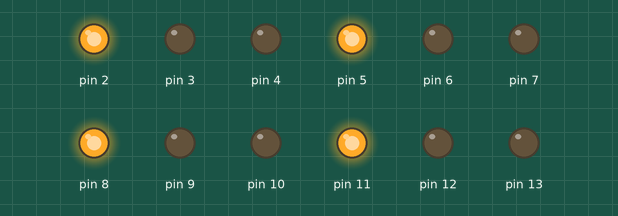
Simulated run of this sketch. Board: Arduino Uno, built with avr-gcc and run on an emulated ATmega328P. On the bench: output pins drawn as LEDs (lit = HIGH). Pins used as bus, display or sensor lines are not drawn.

Above: at 0.5 s.
At 1.5 s:
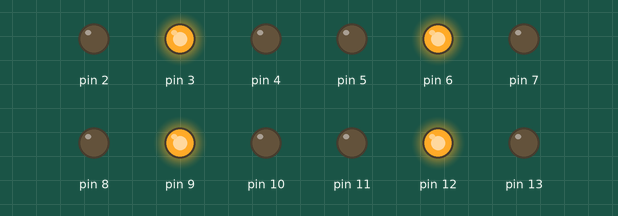
At 5.5 s:
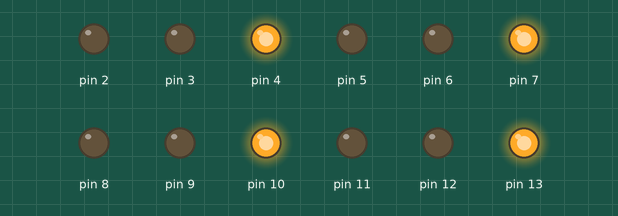
Timing chart, 0 to 6.9 s (numbered marks = the images above):
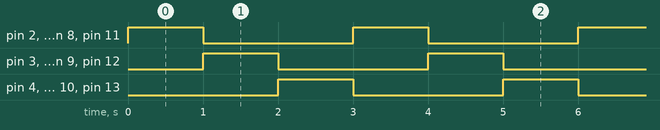

Measured:
- by itself, pin 2–13: alternates HIGH for 1.0 s and LOW for 2.0 s
- by itself, everything shown: repeats every 3.0 s, in 6 steps

The sketch:

color-test.ino
```cpp
/*
  This exists to test the color handling of all LED bulbs at once.
*/

const uint8_t COLOR_MATRIX[3][4] = {
  { 2, 5, 8, 11 },
  { 3, 6, 9, 12 },
  { 4, 7, 10, 13}
};

const size_t COLOR_MOD = 3;
size_t nextCol = 0;

void setup() {
  for (uint8_t i = 2; i < 14; i++) {
    pinMode(i, OUTPUT);
    digitalWrite(i, 0);
  }

  for (uint8_t i = 14; i < 20; i++) {
    pinMode(i, OUTPUT);
    digitalWrite(i, 1);
  }
}

void loop() {
  const size_t col = nextCol;
  nextCol = (nextCol + 1) % COLOR_MOD;

  const uint8_t * entry = COLOR_MATRIX[col];

  // Enable all the requisite columns
  for (size_t i = 0; i < 4; ++i) {
    const uint8_t x = *(entry + i);
    digitalWrite(x, 1);
  }

  // Enable the rows for those colors
  for (uint8_t i = 14; i < 20; ++i) {
    digitalWrite(i, 0);
  }

  // This is a test application, so I didn't bother with timers.
  delay(1000);

  // Disable the rows for those colors
  for (uint8_t i = 14; i < 20; ++i) {
    digitalWrite(i, 1);
  }

  // Disable all the requisite columns
  for (size_t i = 0; i < 4; ++i) {
    const uint8_t x = *(entry + i);
    digitalWrite(x, 0);
  }
}

// (g|mac)vim settings to play nice with the auto-format of the Aruino IDE //
// vim: set tabstop=2 shiftwidth=2 softtabstop=2 expandtab : //
```
